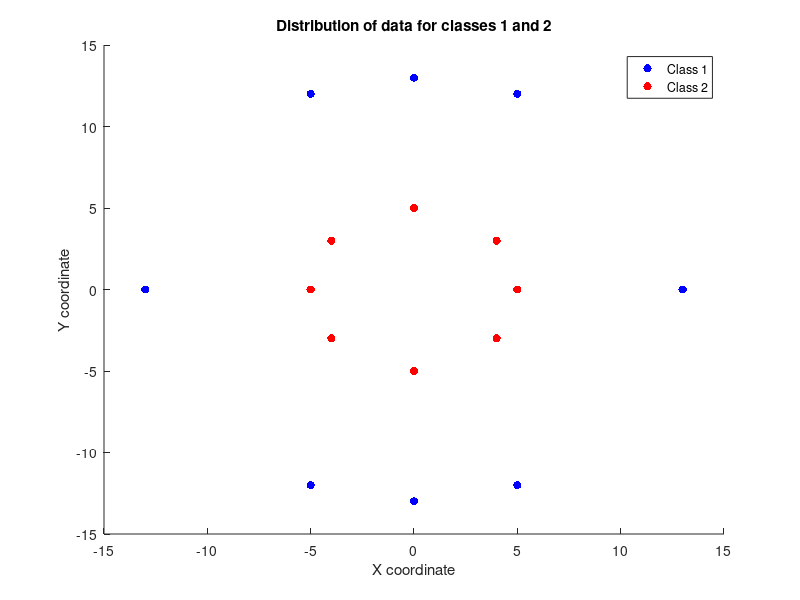

The MATLAB source for this figure:
clear all;
clc;
addpath('C:\Users\ShwetaS\Desktop\ML\HW\ShwetaSood_2012164_Ass2\libsvm-3.20\matlab\');
class1 = [5 12; 5 -12; -5 12; -5 -12; 0 13; 0 -13; 13 0; -13 0]; 
class2 = [0 5; 5 0; -5 0; 0 -5; 4 3; -4 3; 4 -3; -4 -3];
figure;
scatter(class1(:,1),class1(:,2),'filled','MarkerFaceColor','blue');
hold on;
scatter(class2(:,1),class2(:,2),'filled','MarkerFaceColor','red');
legend('Class 1','Class 2');
xlabel('X coordinate');
ylabel('Y coordinate');
title('Distribution of data for classes 1 and 2');
class=vertcat(class1,class2);
label=ones(length(class1),1);
label=vertcat(label,ones(length(class1),1)+1);

%{
%OPTION 1
bestcv = 0;
accuracy=zeros(1,5);
cval=zeros(1,5);
k=1;
for c_val = -1:3
    for g_val=-4:1
        cv = svmtrain(label, class, ['-t 2 -v 5 -c ', num2str(2^c_val), ' -g ', num2str(2^g_val)]);
        if (cv >= bestcv),
          bestcv = cv; bestc = 2^c_val; bestg = 2^g_val;
        end
        fprintf('%g %g %g (best c=%g, g=%g, rate=%g)\n', c_val, g_val, cv, bestc, bestg, bestcv);
        if(bestcv==100)
            break;
        end
    end
    if(bestcv==100)
        break;
    end
end
%}
%OPTION 2
trainclass=[0 13;0 -13;13 0;-13 0;0 5;0 -5;-5 0;5 0];
testclass=[5 12; 4 3;5 -12; -4 3;-5 12; 4 -3;-5 -12;-4 -3;];
trainlabels=[1;1;1;1;2;2;2;2];
testlabels=[1;2;1;2;1;2;1;2];
bestcv = 0;

for c_val = -1:6
    for g_val=-4:1
        model = svmtrain(trainlabels,trainclass, ['-t 2 -c ', num2str(2^c_val) , ' -g ', num2str(2^g_val)]);
        [predicted_label, acc, prob_estimates]=svmpredict(testlabels,testclass,model);
        if (acc(1) >= bestcv)
          bestcv = acc(1); bestc = 2^c_val; bestg=2^g_val;
        end
        fprintf('%g %g %g (best c=%g, g=%g, rate=%g)\n', c_val, g_val, acc(1), bestc, bestg, bestcv);
        if(bestcv==100)
            break;
        end
    end
    if(bestcv==100)
        disp(['100% accuracy achieved with Kernel RBF with above parameters. Support vectors are <x,y>:']);
        break;
    end
end
for i=1:model.totalSV
    index=model.sv_indices(i);
    disp([num2str(trainclass(index,1)),' ' ,num2str(trainclass(index,2))]);
end
%{
for log2c = -1:6
        cmd = ['-t 0 ', '-c ', num2str(2^log2c) ];
        model = svmtrain(trainlabels,trainclass, cmd);
        [predicted_label, acc, prob_estimates]=svmpredict(testlabels,testclass,model);
        if (acc(1) >= bestcv)
          bestcv = acc(1); bestc = 2^log2c;
        end
        fprintf('%g  %g (best c=%g, rate=%g)\n', log2c,  acc(1), bestc,  bestcv);
        if(bestcv==100)
            break;
        end
end
%}